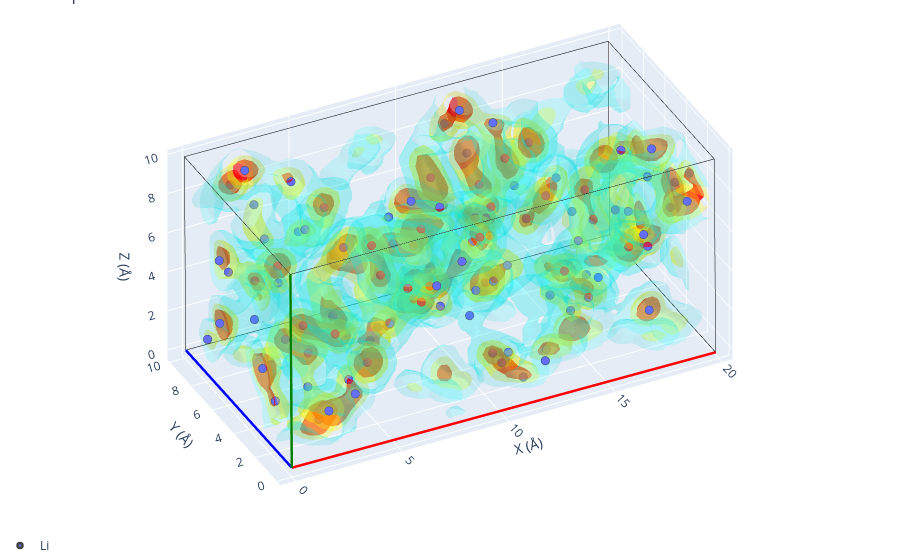

The notebook cell this image was saved under:
### Markdown cell above
Verify the generated sites by plotting them on the volume.

### Code cell
vol.plot_3d(structure=sites)

### Figure 1 — Plotly figure (JSON) as saved in the notebook; plotly's stock layout.template omitted (floating-point values rounded to 4 significant figures; data arrays with more than 128 entries replaced by an {"elided": "..."} marker saying what was removed)
{"data": [{"line": {"color": "red", "width": 5}, "mode": "lines", "showlegend": false, "type": "scatter3d", "x": [0.0, 19.87], "y": [0.0, 0.006208], "z": [0.0, -0.1473]}, {"line": {"color": "blue", "width": 5}, "mode": "lines", "showlegend": false, "type": "scatter3d", "x": [0.0, 0.005318], "y": [0.0, 9.919], "z": [0.0, -0.02126]}, {"line": {"color": "green", "width": 5}, "mode": "lines", "showlegend": false, "type": "scatter3d", "x": [0.0, -0.07517], "y": [0.0, -0.01577], "z": [0.0, 9.916]}, {"line": {"color": "black", "width": 1}, "mode": "lines", "showlegend": false, "type": "scatter3d", "x": [19.87, 19.88], "y": [0.006208, 9.926], "z": [-0.1473, -0.1686]}, {"line": {"color": "black", "width": 1}, "mode": "lines", "showlegend": false, "type": "scatter3d", "x": [19.87, 19.8], "y": [0.006208, -0.009559], "z": [-0.1473, 9.769]}, {"line": {"color": "black", "width": 1}, "mode": "lines", "showlegend": false, "type": "scatter3d", "x": [0.005318, 19.88], "y": [9.919, 9.926], "z": [-0.02126, -0.1686]}, {"line": {"color": "black", "width": 1}, "mode": "lines", "showlegend": false, "type": "scatter3d", "x": [0.005318, -0.06986], "y": [9.919, 9.904], "z": [-0.02126, 9.895]}, {"line": {"color": "black", "width": 1}, "mode": "lines", "showlegend": false, "type": "scatter3d", "x": [-0.07517, 19.8], "y": [-0.01577, -0.009559], "z": [9.916, 9.769]}, {"line": {"color": "black", "width": 1}, "mode": "lines", "showlegend": false, "type": "scatter3d", "x": [-0.07517, -0.06986], "y": [-0.01577, 9.904], "z": [9.916, 9.895]}, {"line": {"color": "black", "width": 1}, "mode": "lines", "showlegend": false, "type": "scatter3d", "x": [19.8, -0.06986], "y": [9.91, 9.904], "z": [9.748, 9.895]}, {"line": {"color": "black", "width": 1}, "mode": "lines", "showlegend": false, "type": "scatter3d", "x": [19.8, 19.8], "y": [9.91, -0.009559], "z": [9.748, 9.769]}, {"line": {"color": "black", "width": 1}, "mode": "lines", "showlegend": false, "type": "scatter3d", "x": [19.8, 19.88], "y": [9.91, 9.926], "z": [9.748, -0.1686]}, {"color": "red", "i": {"elided": "7530 int values"}, "j": {"elided": "7530 int values"}, "k": {"elided": "7530 int values"}, "name": "isoval=np.float64(23.75)", "opacity": 0.6, "showlegend": false, "type": "mesh3d", "x": {"elided": "4154 float values"}, "y": {"elided": "4154 float values"}, "z": {"elided": "4154 float values"}}, {"color": "yellow", "i": {"elided": "20058 int values"}, "j": {"elided": "20058 int values"}, "k": {"elided": "20058 int values"}, "name": "isoval=np.float64(9.5)", "opacity": 0.3, "showlegend": false, "type": "mesh3d", "x": {"elided": "10649 float values"}, "y": {"elided": "10649 float values"}, "z": {"elided": "10649 float values"}}, {"color": "cyan", "i": {"elided": "39198 int values"}, "j": {"elided": "39198 int values"}, "k": {"elided": "39198 int values"}, "name": "isoval=np.float64(0.665)", "opacity": 0.15, "showlegend": false, "type": "mesh3d", "x": {"elided": "20508 float values"}, "y": {"elided": "20508 float values"}, "z": {"elided": "20508 float values"}}, {"line": {"color": "red", "width": 5}, "mode": "lines", "showlegend": false, "type": "scatter3d", "x": [0.0, 19.87], "y": [0.0, 0.006208], "z": [0.0, -0.1473]}, {"line": {"color": "blue", "width": 5}, "mode": "lines", "showlegend": false, "type": "scatter3d", "x": [0.0, 0.005318], "y": [0.0, 9.919], "z": [0.0, -0.02126]}, {"line": {"color": "green", "width": 5}, "mode": "lines", "showlegend": false, "type": "scatter3d", "x": [0.0, -0.07517], "y": [0.0, -0.01577], "z": [0.0, 9.916]}, {"line": {"color": "black", "width": 1}, "mode": "lines", "showlegend": false, "type": "scatter3d", "x": [19.87, 19.88], "y": [0.006208, 9.926], "z": [-0.1473, -0.1686]}, {"line": {"color": "black", "width": 1}, "mode": "lines", "showlegend": false, "type": "scatter3d", "x": [19.87, 19.8], "y": [0.006208, -0.009559], "z": [-0.1473, 9.769]}, {"line": {"color": "black", "width": 1}, "mode": "lines", "showlegend": false, "type": "scatter3d", "x": [0.005318, 19.88], "y": [9.919, 9.926], "z": [-0.02126, -0.1686]}, {"line": {"color": "black", "width": 1}, "mode": "lines", "showlegend": false, "type": "scatter3d", "x": [0.005318, -0.06986], "y": [9.919, 9.904], "z": [-0.02126, 9.895]}, {"line": {"color": "black", "width": 1}, "mode": "lines", "showlegend": false, "type": "scatter3d", "x": [-0.07517, 19.8], "y": [-0.01577, -0.009559], "z": [9.916, 9.769]}, {"line": {"color": "black", "width": 1}, "mode": "lines", "showlegend": false, "type": "scatter3d", "x": [-0.07517, -0.06986], "y": [-0.01577, 9.904], "z": [9.916, 9.895]}, {"line": {"color": "black", "width": 1}, "mode": "lines", "showlegend": false, "type": "scatter3d", "x": [19.8, -0.06986], "y": [9.91, 9.904], "z": [9.748, 9.895]}, {"line": {"color": "black", "width": 1}, "mode": "lines", "showlegend": false, "type": "scatter3d", "x": [19.8, 19.8], "y": [9.91, -0.009559], "z": [9.748, 9.769]}, {"line": {"color": "black", "width": 1}, "mode": "lines", "showlegend": false, "type": "scatter3d", "x": [19.8, 19.88], "y": [9.91, 9.926], "z": [9.748, -0.1686]}, {"legendgroup": "Li", "marker": {"color": "#636EFA", "line": {"width": 2.5}, "size": 5}, "mode": "markers", "name": "Li", "showlegend": true, "type": "scatter3d", "x": [16.76], "y": [2.665], "z": [9.515]}, {"legendgroup": "Li", "marker": {"color": "#636EFA", "line": {"width": 2.5}, "size": 5}, "mode": "markers", "name": "Li", "showlegend": false, "type": "scatter3d", "x": [17.97], "y": [2.203], "z": [9.503]}, {"legendgroup": "Li", "marker": {"color": "#636EFA", "line": {"width": 2.5}, "size": 5}, "mode": "markers", "name": "Li", "showlegend": false, "type": "scatter3d", "x": [16.94], "y": [6.331], "z": [0.2842]}, {"legendgroup": "Li", "marker": {"color": "#636EFA", "line": {"width": 2.5}, "size": 5}, "mode": "markers", "name": "Li", "showlegend": false, "type": "scatter3d", "x": [17.62], "y": [7.61], "z": [-0.1168]}, {"legendgroup": "Li", "marker": {"color": "#636EFA", "line": {"width": 2.5}, "size": 5}, "mode": "markers", "name": "Li", "showlegend": false, "type": "scatter3d", "x": [11.9], "y": [9.459], "z": [8.221]}, {"legendgroup": "Li", "marker": {"color": "#636EFA", "line": {"width": 2.5}, "size": 5}, "mode": "markers", "name": "Li", "showlegend": false, "type": "scatter3d", "x": [12.21], "y": [8.683], "z": [9.274]}, {"legendgroup": "Li", "marker": {"color": "#636EFA", "line": {"width": 2.5}, "size": 5}, "mode": "markers", "name": "Li", "showlegend": false, "type": "scatter3d", "x": [12.79], "y": [5.601], "z": [8.527]}, {"legendgroup": "Li", "marker": {"color": "#636EFA", "line": {"width": 2.5}, "size": 5}, "mode": "markers", "name": "Li", "showlegend": false, "type": "scatter3d", "x": [12.77], "y": [6.666], "z": [9.699]}, {"legendgroup": "Li", "marker": {"color": "#636EFA", "line": {"width": 2.5}, "size": 5}, "mode": "markers", "name": "Li", "showlegend": false, "type": "scatter3d", "x": [16.78], "y": [1.992], "z": [4.979]}, {"legendgroup": "Li", "marker": {"color": "#636EFA", "line": {"width": 2.5}, "size": 5}, "mode": "markers", "name": "Li", "showlegend": false, "type": "scatter3d", "x": [17.15], "y": [0.9282], "z": [5.55]}, {"legendgroup": "Li", "marker": {"color": "#636EFA", "line": {"width": 2.5}, "size": 5}, "mode": "markers", "name": "Li", "showlegend": false, "type": "scatter3d", "x": [16.6], "y": [0.2197], "z": [6.742]}, {"legendgroup": "Li", "marker": {"color": "#636EFA", "line": {"width": 2.5}, "size": 5}, "mode": "markers", "name": "Li", "showlegend": false, "type": "scatter3d", "x": [19.26], "y": [3.014], "z": [5.617]}, {"legendgroup": "Li", "marker": {"color": "#636EFA", "line": {"width": 2.5}, "size": 5}, "mode": "markers", "name": "Li", "showlegend": false, "type": "scatter3d", "x": [19.62], "y": [3.327], "z": [6.608]}, {"legendgroup": "Li", "marker": {"color": "#636EFA", "line": {"width": 2.5}, "size": 5}, "mode": "markers", "name": "Li", "showlegend": false, "type": "scatter3d", "x": [18.77], "y": [4.203], "z": [6.612]}, {"legendgroup": "Li", "marker": {"color": "#636EFA", "line": {"width": 2.5}, "size": 5}, "mode": "markers", "name": "Li", "showlegend": false, "type": "scatter3d", "x": [17.88], "y": [4.205], "z": [5.117]}, {"legendgroup": "Li", "marker": {"color": "#636EFA", "line": {"width": 2.5}, "size": 5}, "mode": "markers", "name": "Li", "showlegend": false, "type": "scatter3d", "x": [18.1], "y": [3.497], "z": [4.816]}, {"legendgroup": "Li", "marker": {"color": "#636EFA", "line": {"width": 2.5}, "size": 5}, "mode": "markers", "name": "Li", "showlegend": false, "type": "scatter3d", "x": [17.87], "y": [5.401], "z": [4.466]}, {"legendgroup": "Li", "marker": {"color": "#636EFA", "line": {"width": 2.5}, "size": 5}, "mode": "markers", "name": "Li", "showlegend": false, "type": "scatter3d", "x": [18.09], "y": [5.027], "z": [3.144]}, {"legendgroup": "Li", "marker": {"color": "#636EFA", "line": {"width": 2.5}, "size": 5}, "mode": "markers", "name": "Li", "showlegend": false, "type": "scatter3d", "x": [18.77], "y": [0.4874], "z": [7.618]}, {"legendgroup": "Li", "marker": {"color": "#636EFA", "line": {"width": 2.5}, "size": 5}, "mode": "markers", "name": "Li", "showlegend": false, "type": "scatter3d", "x": [19.63], "y": [1.985], "z": [7.888]}, {"legendgroup": "Li", "marker": {"color": "#636EFA", "line": {"width": 2.5}, "size": 5}, "mode": "markers", "name": "Li", "showlegend": false, "type": "scatter3d", "x": [16.7], "y": [4.661], "z": [1.819]}, {"legendgroup": "Li", "marker": {"color": "#636EFA", "line": {"width": 2.5}, "size": 5}, "mode": "markers", "name": "Li", "showlegend": false, "type": "scatter3d", "x": [16.99], "y": [4.687], "z": [7.757]}, {"legendgroup": "Li", "marker": {"color": "#636EFA", "line": {"width": 2.5}, "size": 5}, "mode": "markers", "name": "Li", "showlegend": false, "type": "scatter3d", "x": [7.203], "y": [3.218], "z": [9.48]}, {"legendgroup": "Li", "marker": {"color": "#636EFA", "line": {"width": 2.5}, "size": 5}, "mode": "markers", "name": "Li", "showlegend": false, "type": "scatter3d", "x": [7.974], "y": [2.075], "z": [9.635]}, {"legendgroup": "Li", "marker": {"color": "#636EFA", "line": {"width": 2.5}, "size": 5}, "mode": "markers", "name": "Li", "showlegend": false, "type": "scatter3d", "x": [13.06], "y": [8.546], "z": [5.31]}, {"legendgroup": "Li", "marker": {"color": "#636EFA", "line": {"width": 2.5}, "size": 5}, "mode": "markers", "name": "Li", "showlegend": false, "type": "scatter3d", "x": [13.02], "y": [9.596], "z": [6.287]}, {"legendgroup": "Li", "marker": {"color": "#636EFA", "line": {"width": 2.5}, "size": 5}, "mode": "markers", "name": "Li", "showlegend": false, "type": "scatter3d", "x": [14.26], "y": [7.661], "z": [5.437]}, {"legendgroup": "Li", "marker": {"color": "#636EFA", "line": {"width": 2.5}, "size": 5}, "mode": "markers", "name": "Li", "showlegend": false, "type": "scatter3d", "x": [15.05], "y": [8.099], "z": [3.226]}, {"legendgroup": "Li", "marker": {"color": "#636EFA", "line": {"width": 2.5}, "size": 5}, "mode": "markers", "name": "Li", "showlegend": false, "type": "scatter3d", "x": [15.87], "y": [7.923], "z": [4.263]}, {"legendgroup": "Li", "marker": {"color": "#636EFA", "line": {"width": 2.5}, "size": 5}, "mode": "markers", "name": "Li", "showlegend": false, "type": "scatter3d", "x": [16.78], "y": [0.05049], "z": [2.93]}, {"legendgroup": "Li", "marker": {"color": "#636EFA", "line": {"width": 2.5}, "size": 5}, "mode": "markers", "name": "Li", "showlegend": false, "type": "scatter3d", "x": [16.93], "y": [9.066], "z": [4.162]}, {"legendgroup": "Li", "marker": {"color": "#636EFA", "line": {"width": 2.5}, "size": 5}, "mode": "markers", "name": "Li", "showlegend": false, "type": "scatter3d", "x": [18.09], "y": [9.892], "z": [1.587]}, {"legendgroup": "Li", "marker": {"color": "#636EFA", "line": {"width": 2.5}, "size": 5}, "mode": "markers", "name": "Li", "showlegend": false, "type": "scatter3d", "x": [14.26], "y": [1.648], "z": [6.276]}, {"legendgroup": "Li", "marker": {"color": "#636EFA", "line": {"width": 2.5}, "size": 5}, "mode": "markers", "name": "Li", "showlegend": false, "type": "scatter3d", "x": [15.11], "y": [1.969], "z": [6.902]}, {"legendgroup": "Li", "marker": {"color": "#636EFA", "line": {"width": 2.5}, "size": 5}, "mode": "markers", "name": "Li", "showlegend": false, "type": "scatter3d", "x": [15.23], "y": [2.998], "z": [7.757]}, {"legendgroup": "Li", "marker": {"color": "#636EFA", "line": {"width": 2.5}, "size": 5}, "mode": "markers", "name": "Li", "showlegend": false, "type": "scatter3d", "x": [13.82], "y": [2.081], "z": [4.591]}, {"legendgroup": "Li", "marker": {"color": "#636EFA", "line": {"width": 2.5}, "size": 5}, "mode": "markers", "name": "Li", "showlegend": false, "type": "scatter3d", "x": [14.29], "y": [4.36], "z": [1.838]}, {"legendgroup": "Li", "marker": {"color": "#636EFA", "line": {"width": 2.5}, "size": 5}, "mode": "markers", "name": "Li", "showlegend": false, "type": "scatter3d", "x": [14.71], "y": [3.271], "z": [1.574]}, {"legendgroup": "Li", "marker": {"color": "#636EFA", "line": {"width": 2.5}, "size": 5}, "mode": "markers", "name": "Li", "showlegend": false, "type": "scatter3d", "x": [14.91], "y": [2.004], "z": [2.965]}, {"legendgroup": "Li", "marker": {"color": "#636EFA", "line": {"width": 2.5}, "size": 5}, "mode": "markers", "name": "Li", "showlegend": false, "type": "scatter3d", "x": [13.4], "y": [2.939], "z": [0.1848]}, {"legendgroup": "Li", "marker": {"color": "#636EFA", "line": {"width": 2.5}, "size": 5}, "mode": "markers", "name": "Li", "showlegend": false, "type": "scatter3d", "x": [6.868], "y": [4.649], "z": [7.902]}, {"legendgroup": "Li", "marker": {"color": "#636EFA", "line": {"width": 2.5}, "size": 5}, "mode": "markers", "name": "Li", "showlegend": false, "type": "scatter3d", "x": [8.405], "y": [4.684], "z": [6.815]}, {"legendgroup": "Li", "marker": {"color": "#636EFA", "line": {"width": 2.5}, "size": 5}, "mode": "markers", "name": "Li", "showlegend": false, "type": "scatter3d", "x": [5.238], "y": [2.165], "z": [6.938]}, {"legendgroup": "Li", "marker": {"color": "#636EFA", "line": {"width": 2.5}, "size": 5}, "mode": "markers", "name": "Li", "showlegend": false, "type": "scatter3d", "x": [5.382], "y": [3.277], "z": [7.728]}, {"legendgroup": "Li", "marker": {"color": "#636EFA", "line": {"width": 2.5}, "size": 5}, "mode": "markers", "name": "Li", "showlegend": false, "type": "scatter3d", "x": [7.122], "y": [2.098], "z": [5.034]}, {"legendgroup": "Li", "marker": {"color": "#636EFA", "line": {"width": 2.5}, "size": 5}, "mode": "markers", "name": "Li", "showlegend": false, "type": "scatter3d", "x": [8.025], "y": [3.096], "z": [4.974]}, {"legendgroup": "Li", "marker": {"color": "#636EFA", "line": {"width": 2.5}, "size": 5}, "mode": "markers", "name": "Li", "showlegend": false, "type": "scatter3d", "x": [7.335], "y": [0.7448], "z": [5.578]}, {"legendgroup": "Li", "marker": {"color": "#636EFA", "line": {"width": 2.5}, "size": 5}, "mode": "markers", "name": "Li", "showlegend": false, "type": "scatter3d", "x": [5.768], "y": [0.6669], "z": [7.017]}, {"legendgroup": "Li", "marker": {"color": "#636EFA", "line": {"width": 2.5}, "size": 5}, "mode": "markers", "name": "Li", "showlegend": false, "type": "scatter3d", "x": [6.937], "y": [0.2987], "z": [7.009]}, {"legendgroup": "Li", "marker": {"color": "#636EFA", "line": {"width": 2.5}, "size": 5}, "mode": "markers", "name": "Li", "showlegend": false, "type": "scatter3d", "x": [8.154], "y": [0.3574], "z": [7.851]}, {"legendgroup": "Li", "marker": {"color": "#636EFA", "line": {"width": 2.5}, "size": 5}, "mode": "markers", "name": "Li", "showlegend": false, "type": "scatter3d", "x": [11.97], "y": [6.731], "z": [5.046]}, {"legendgroup": "Li", "marker": {"color": "#636EFA", "line": {"width": 2.5}, "size": 5}, "mode": "markers", "name": "Li", "showlegend": false, "type": "scatter3d", "x": [12.11], "y": [6.007], "z": [5.435]}, {"legendgroup": "Li", "marker": {"color": "#636EFA", "line": {"width": 2.5}, "size": 5}, "mode": "markers", "name": "Li", "showlegend": false, "type": "scatter3d", "x": [12.01], "y": [5.342], "z": [6.43]}, {"legendgroup": "Li", "marker": {"color": "#636EFA", "line": {"width": 2.5}, "size": 5}, "mode": "markers", "name": "Li", "showlegend": false, "type": "scatter3d", "x": [10.9], "y": [2.906], "z": [4.461]}, {"legendgroup": "Li", "marker": {"color": "#636EFA", "line": {"width": 2.5}, "size": 5}, "mode": "markers", "name": "Li", "showlegend": false, "type": "scatter3d", "x": [11.64], "y": [3.066], "z": [4.951]}, {"legendgroup": "Li", "marker": {"color": "#636EFA", "line": {"width": 2.5}, "size": 5}, "mode": "markers", "name": "Li", "showlegend": false, "type": "scatter3d", "x": [10.36], "y": [3.454], "z": [3.822]}, {"legendgroup": "Li", "marker": {"color": "#636EFA", "line": {"width": 2.5}, "size": 5}, "mode": "markers", "name": "Li", "showlegend": false, "type": "scatter3d", "x": [9.764], "y": [2.854], "z": [3.076]}, {"legendgroup": "Li", "marker": {"color": "#636EFA", "line": {"width": 2.5}, "size": 5}, "mode": "markers", "name": "Li", "showlegend": false, "type": "scatter3d", "x": [11.25], "y": [3.901], "z": [6.068]}, {"legendgroup": "Li", "marker": {"color": "#636EFA", "line": {"width": 2.5}, "size": 5}, "mode": "markers", "name": "Li", "showlegend": false, "type": "scatter3d", "x": [9.937], "y": [2.948], "z": [6.731]}, {"legendgroup": "Li", "marker": {"color": "#636EFA", "line": {"width": 2.5}, "size": 5}, "mode": "markers", "name": "Li", "showlegend": false, "type": "scatter3d", "x": [9.635], "y": [1.644], "z": [7.861]}, {"legendgroup": "Li", "marker": {"color": "#636EFA", "line": {"width": 2.5}, "size": 5}, "mode": "markers", "name": "Li", "showlegend": false, "type": "scatter3d", "x": [10.97], "y": [2.257], "z": [0.6651]}, {"legendgroup": "Li", "marker": {"color": "#636EFA", "line": {"width": 2.5}, "size": 5}, "mode": "markers", "name": "Li", "showlegend": false, "type": "scatter3d", "x": [11.72], "y": [1.743], "z": [0.01669]}, {"legendgroup": "Li", "marker": {"color": "#636EFA", "line": {"width": 2.5}, "size": 5}, "mode": "markers", "name": "Li", "showlegend": false, "type": "scatter3d", "x": [10.32], "y": [1.804], "z": [1.632]}, {"legendgroup": "Li", "marker": {"color": "#636EFA", "line": {"width": 2.5}, "size": 5}, "mode": "markers", "name": "Li", "showlegend": false, "type": "scatter3d", "x": [10.57], "y": [0.8514], "z": [2.173]}, {"legendgroup": "Li", "marker": {"color": "#636EFA", "line": {"width": 2.5}, "size": 5}, "mode": "markers", "name": "Li", "showlegend": false, "type": "scatter3d", "x": [11.88], "y": [0.0006098], "z": [1.865]}, {"legendgroup": "Li", "marker": {"color": "#636EFA", "line": {"width": 2.5}, "size": 5}, "mode": "markers", "name": "Li", "showlegend": false, "type": "scatter3d", "x": [13.32], "y": [9.872], "z": [3.024]}, {"legendgroup": "Li", "marker": {"color": "#636EFA", "line": {"width": 2.5}, "size": 5}, "mode": "markers", "name": "Li", "showlegend": false, "type": "scatter3d", "x": [11.52], "y": [4.852], "z": [3.03]}, {"legendgroup": "Li", "marker": {"color": "#636EFA", "line": {"width": 2.5}, "size": 5}, "mode": "markers", "name": "Li", "showlegend": false, "type": "scatter3d", "x": [15.25], "y": [6.314], "z": [1.776]}, {"legendgroup": "Li", "marker": {"color": "#636EFA", "line": {"width": 2.5}, "size": 5}, "mode": "markers", "name": "Li", "showlegend": false, "type": "scatter3d", "x": [14.77], "y": [7.349], "z": [7.663]}, {"legendgroup": "Li", "marker": {"color": "#636EFA", "line": {"width": 2.5}, "size": 5}, "mode": "markers", "name": "Li", "showlegend": false, "type": "scatter3d", "x": [7.214], "y": [5.229], "z": [2.009]}, {"legendgroup": "Li", "marker": {"color": "#636EFA", "line": {"width": 2.5}, "size": 5}, "mode": "markers", "name": "Li", "showlegend": false, "type": "scatter3d", "x": [8.248], "y": [5.08], "z": [3.038]}, {"legendgroup": "Li", "marker": {"color": "#636EFA", "line": {"width": 2.5}, "size": 5}, "mode": "markers", "name": "Li", "showlegend": false, "type": "scatter3d", "x": [3.125], "y": [8.8], "z": [5.397]}, {"legendgroup": "Li", "marker": {"color": "#636EFA", "line": {"width": 2.5}, "size": 5}, "mode": "markers", "name": "Li", "showlegend": false, "type": "scatter3d", "x": [4.325], "y": [8.024], "z": [5.877]}, {"legendgroup": "Li", "marker": {"color": "#636EFA", "line": {"width": 2.5}, "size": 5}, "mode": "markers", "name": "Li", "showlegend": false, "type": "scatter3d", "x": [3.117], "y": [9.76], "z": [6.566]}, {"legendgroup": "Li", "marker": {"color": "#636EFA", "line": {"width": 2.5}, "size": 5}, "mode": "markers", "name": "Li", "showlegend": false, "type": "scatter3d", "x": [1.977], "y": [9.701], "z": [7.965]}, {"legendgroup": "Li", "marker": {"color": "#636EFA", "line": {"width": 2.5}, "size": 5}, "mode": "markers", "name": "Li", "showlegend": false, "type": "scatter3d", "x": [0.5639], "y": [7.055], "z": [5.539]}, {"legendgroup": "Li", "marker": {"color": "#636EFA", "line": {"width": 2.5}, "size": 5}, "mode": "markers", "name": "Li", "showlegend": false, "type": "scatter3d", "x": [-0.02612], "y": [6.74], "z": [6.498]}, {"legendgroup": "Li", "marker": {"color": "#636EFA", "line": {"width": 2.5}, "size": 5}, "mode": "markers", "name": "Li", "showlegend": false, "type": "scatter3d", "x": [1.744], "y": [6.936], "z": [4.81]}, {"legendgroup": "Li", "marker": {"color": "#636EFA", "line": {"width": 2.5}, "size": 5}, "mode": "markers", "name": "Li", "showlegend": false, "type": "scatter3d", "x": [1.849], "y": [5.025], "z": [6.691]}, {"legendgroup": "Li", "marker": {"color": "#636EFA", "line": {"width": 2.5}, "size": 5}, "mode": "markers", "name": "Li", "showlegend": false, "type": "scatter3d", "x": [2.17], "y": [5.603], "z": [5.38]}, {"legendgroup": "Li", "marker": {"color": "#636EFA", "line": {"width": 2.5}, "size": 5}, "mode": "markers", "name": "Li", "showlegend": false, "type": "scatter3d", "x": [2.143], "y": [4.887], "z": [2.937]}, {"legendgroup": "Li", "marker": {"color": "#636EFA", "line": {"width": 2.5}, "size": 5}, "mode": "markers", "name": "Li", "showlegend": false, "type": "scatter3d", "x": [3.165], "y": [4.783], "z": [1.998]}, {"legendgroup": "Li", "marker": {"color": "#636EFA", "line": {"width": 2.5}, "size": 5}, "mode": "markers", "name": "Li", "showlegend": false, "type": "scatter3d", "x": [2.857], "y": [4.208], "z": [0.721]}, {"legendgroup": "Li", "marker": {"color": "#636EFA", "line": {"width": 2.5}, "size": 5}, "mode": "markers", "name": "Li", "showlegend": false, "type": "scatter3d", "x": [0.09097], "y": [6.915], "z": [3.153]}, {"legendgroup": "Li", "marker": {"color": "#636EFA", "line": {"width": 2.5}, "size": 5}, "mode": "markers", "name": "Li", "showlegend": false, "type": "scatter3d", "x": [1.332], "y": [6.157], "z": [3.432]}, {"legendgroup": "Li", "marker": {"color": "#636EFA", "line": {"width": 2.5}, "size": 5}, "mode": "markers", "name": "Li", "showlegend": false, "type": "scatter3d", "x": [2.56], "y": [2.579], "z": [0.1257]}, {"legendgroup": "Li", "marker": {"color": "#636EFA", "line": {"width": 2.5}, "size": 5}, "mode": "markers", "name": "Li", "showlegend": false, "type": "scatter3d", "x": [0.09216], "y": [8.063], "z": [1.635]}, {"legendgroup": "Li", "marker": {"color": "#636EFA", "line": {"width": 2.5}, "size": 5}, "mode": "markers", "name": "Li", "showlegend": false, "type": "scatter3d", "x": [3.102], "y": [4.948], "z": [8.229]}, {"legendgroup": "Li", "marker": {"color": "#636EFA", "line": {"width": 2.5}, "size": 5}, "mode": "markers", "name": "Li", "showlegend": false, "type": "scatter3d", "x": [1.864], "y": [8.119], "z": [9.698]}, {"legendgroup": "Li", "marker": {"color": "#636EFA", "line": {"width": 2.5}, "size": 5}, "mode": "markers", "name": "Li", "showlegend": false, "type": "scatter3d", "x": [3.339], "y": [6.749], "z": [9.508]}, {"legendgroup": "Li", "marker": {"color": "#636EFA", "line": {"width": 2.5}, "size": 5}, "mode": "markers", "name": "Li", "showlegend": false, "type": "scatter3d", "x": [4.799], "y": [6.564], "z": [7.85]}, {"legendgroup": "Li", "marker": {"color": "#636EFA", "line": {"width": 2.5}, "size": 5}, "mode": "markers", "name": "Li", "showlegend": false, "type": "scatter3d", "x": [0.2619], "y": [3.26], "z": [3.014]}, {"legendgroup": "Li", "marker": {"color": "#636EFA", "line": {"width": 2.5}, "size": 5}, "mode": "markers", "name": "Li", "showlegend": false, "type": "scatter3d", "x": [0.3037], "y": [2.151], "z": [2.013]}, {"legendgroup": "Li", "marker": {"color": "#636EFA", "line": {"width": 2.5}, "size": 5}, "mode": "markers", "name": "Li", "showlegend": false, "type": "scatter3d", "x": [2.936], "y": [0.5467], "z": [3.282]}, {"legendgroup": "Li", "marker": {"color": "#636EFA", "line": {"width": 2.5}, "size": 5}, "mode": "markers", "name": "Li", "showlegend": false, "type": "scatter3d", "x": [3.104], "y": [0.2597], "z": [2.681]}, {"legendgroup": "Li", "marker": {"color": "#636EFA", "line": {"width": 2.5}, "size": 5}, "mode": "markers", "name": "Li", "showlegend": false, "type": "scatter3d", "x": [1.921], "y": [0.3652], "z": [2.104]}, {"legendgroup": "Li", "marker": {"color": "#636EFA", "line": {"width": 2.5}, "size": 5}, "mode": "markers", "name": "Li", "showlegend": false, "type": "scatter3d", "x": [2.12], "y": [3.172], "z": [4.704]}, {"legendgroup": "Li", "marker": {"color": "#636EFA", "line": {"width": 2.5}, "size": 5}, "mode": "markers", "name": "Li", "showlegend": false, "type": "scatter3d", "x": [3.056], "y": [2.053], "z": [4.666]}, {"legendgroup": "Li", "marker": {"color": "#636EFA", "line": {"width": 2.5}, "size": 5}, "mode": "markers", "name": "Li", "showlegend": false, "type": "scatter3d", "x": [7.154], "y": [6.953], "z": [0.1199]}, {"legendgroup": "Li", "marker": {"color": "#636EFA", "line": {"width": 2.5}, "size": 5}, "mode": "markers", "name": "Li", "showlegend": false, "type": "scatter3d", "x": [7.882], "y": [7.707], "z": [0.09535]}, {"legendgroup": "Li", "marker": {"color": "#636EFA", "line": {"width": 2.5}, "size": 5}, "mode": "markers", "name": "Li", "showlegend": false, "type": "scatter3d", "x": [8.22], "y": [6.949], "z": [4.732]}, {"legendgroup": "Li", "marker": {"color": "#636EFA", "line": {"width": 2.5}, "size": 5}, "mode": "markers", "name": "Li", "showlegend": false, "type": "scatter3d", "x": [9.284], "y": [7.146], "z": [4.165]}, {"legendgroup": "Li", "marker": {"color": "#636EFA", "line": {"width": 2.5}, "size": 5}, "mode": "markers", "name": "Li", "showlegend": false, "type": "scatter3d", "x": [10.01], "y": [7.084], "z": [2.722]}, {"legendgroup": "Li", "marker": {"color": "#636EFA", "line": {"width": 2.5}, "size": 5}, "mode": "markers", "name": "Li", "showlegend": false, "type": "scatter3d", "x": [9.832], "y": [7.998], "z": [1.552]}, {"legendgroup": "Li", "marker": {"color": "#636EFA", "line": {"width": 2.5}, "size": 5}, "mode": "markers", "name": "Li", "showlegend": false, "type": "scatter3d", "x": [6.391], "y": [7.921], "z": [4.502]}, {"legendgroup": "Li", "marker": {"color": "#636EFA", "line": {"width": 2.5}, "size": 5}, "mode": "markers", "name": "Li", "showlegend": false, "type": "scatter3d", "x": [5.409], "y": [6.987], "z": [1.877]}, {"legendgroup": "Li", "marker": {"color": "#636EFA", "line": {"width": 2.5}, "size": 5}, "mode": "markers", "name": "Li", "showlegend": false, "type": "scatter3d", "x": [4.757], "y": [2.431], "z": [2.456]}, {"legendgroup": "Li", "marker": {"color": "#636EFA", "line": {"width": 2.5}, "size": 5}, "mode": "markers", "name": "Li", "showlegend": false, "type": "scatter3d", "x": [10.19], "y": [7.348], "z": [7.263]}, {"legendgroup": "Li", "marker": {"color": "#636EFA", "line": {"width": 2.5}, "size": 5}, "mode": "markers", "name": "Li", "showlegend": false, "type": "scatter3d", "x": [7.453], "y": [9.751], "z": [2.478]}], "layout": {"legend": {"orientation": "h", "x": 0, "xanchor": "left", "y": -0.1, "yanchor": "bottom"}, "margin": {"b": 0, "l": 0, "r": 0, "t": 0}, "scene": {"aspectmode": "manual", "aspectratio": {"x": 1.987, "y": 0.9919, "z": 0.9916}, "camera": {"eye": {"x": -0.9937, "y": -1.984, "z": 1.487}, "projection": {"type": "orthographic"}}, "xaxis": {"title": {"text": "X (Å)"}}, "yaxis": {"title": {"text": "Y (Å)"}}, "zaxis": {"title": {"text": "Z (Å)"}}}, "showlegend": true, "title": {"text": "3D plot"}}}
